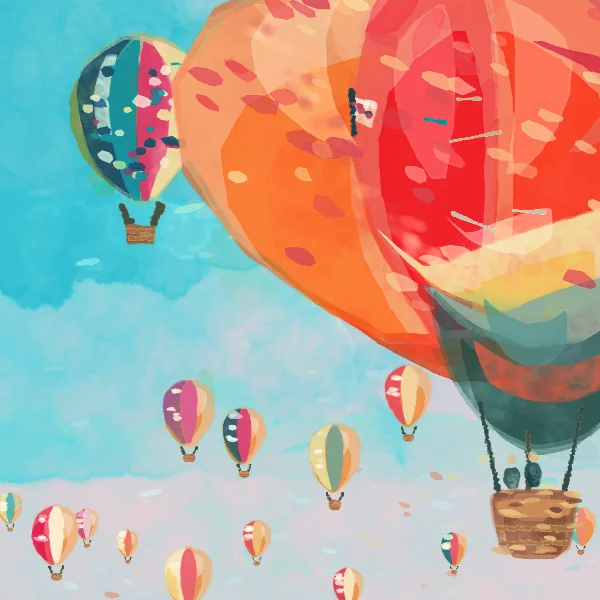
#> input picture draw/stills/balloons.webp, 600 x 600 px
$ python style_check.py ../../../draw/stills/balloons.webp
#> lines starting #> are read from the running program, lines starting #| are printed output that depends on the picture
#!/usr/bin/env python3
"""Measure a final frame (and optionally its plan) against the twelve originals.

The thresholds come from all twelve originals' final frames (600×600, same renderer):
colourfulness 8.9–24.8, mud ≤ 0.07, mean value 0.68–0.88, earth (brown/ochre) ≤ 0.015. Hue families range 1–6:
Sail is a quiet one-family seascape, so hue variety is advice, not a gate.
The earlier grey v3 examples scored colourfulness 5.7–6.4 and still fail.
Passing proves the colour/density register matches; it does not judge content.
"""
import argparse, colorsys, json, math, sys
from pathlib import Path
from PIL import Image

LIMITS = {'colorful': 8.0, 'huebins': 3, 'mud': 0.08, 'value': 0.65, 'earth': 0.05}
COLONY = {'leaves', 'marks', 'strands', 'glazes', 'flowers', 'pads', 'touches'}


def open_space(path, n=15):
    """留白: share of the picture that is calm (no edges, little variation) AND light — sky, water, paper.
    Twelve originals average 0.36 (koi, oranges and willow are full fields near 0; only Sail and Dusk pass 0.55)."""
    from PIL import ImageFilter
    im = Image.open(path).convert('L').resize((300, 300)); edges = im.filter(ImageFilter.FIND_EDGES)
    L = list(im.get_flattened_data() if hasattr(im, 'get_flattened_data') else im.getdata())
    E = list(edges.get_flattened_data() if hasattr(edges, 'get_flattened_data') else edges.getdata())
    c = 300 // n; cells = []
    for gy in range(n):
        for gx in range(n):
            idx = [(gy * c + y) * 300 + gx * c + x for y in range(0, c, 2) for x in range(0, c, 2)]
            vals = [L[i] for i in idx]; mean = sum(vals) / len(vals)
            sd = math.sqrt(sum((v - mean) ** 2 for v in vals) / len(vals)); em = sum(E[i] > 40 for i in idx) / len(idx)
            cells.append((mean, sd < 9 and em < .04))
    # Open space is the calm field that reaches the edge of the picture (sky, water, wall, paper):
    # a big flat subject sitting inside the picture is calm too, but it is not 留白.
    # Light enough to read as ground rather than mass (a dusk or rainy-night sky still counts).
    ok = [calm and mean >= 150 for mean, calm in cells]
    seen, stack = set(), [i for i in range(n * n) if ok[i] and (i < n or i >= n * (n - 1) or i % n in (0, n - 1))]
    while stack:
        i = stack.pop()
        if i in seen: continue
        seen.add(i); y, x = divmod(i, n)
        for j in ((i - n) if y else None, (i + n) if y < n - 1 else None, (i - 1) if x else None, (i + 1) if x < n - 1 else None):
            if j is not None and ok[j] and j not in seen: stack.append(j)
    return round(len(seen) / (n * n), 3)


def image_metrics(path):
#> called with path = '../../../draw/stills/balloons.webp'
    im = Image.open(path).convert('RGB').resize((120, 120))
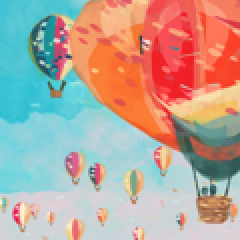
#> im: PIL image 120x120 RGB (shown 2 times larger); mean R, G, B 183.4, 165.4, 154.5
    px = list(im.get_flattened_data() if hasattr(im, 'get_flattened_data') else im.getdata())
#> px = 14400 items, first 6: (70, 194, 212), (67, 192, 209), (65, 193, 209), (68, 195, 211), (69, 196, 212), (69, 196, 211)
    n = len(px); value = mud = vivid = earth = 0; rg = []; yb = []; hist = [0] * 12
#> after `n = len(px)`: n = 14400
    for r, g, b in px:
        r, g, b = r / 255, g / 255, b / 255
        h, s, v = colorsys.rgb_to_hsv(r, g, b)
        value += v; mud += s < .12 and v < .75
        earth += .04 <= h <= .17 and .2 <= s <= .65 and v < .72   # brown / ochre / tan: absent from every original
        rg.append(r - g); yb.append(.5 * (r + g) - b)
        if s > .2:
            hist[int(h * 12) % 12] += 1; vivid += 1
#> this loop made 14400 passes
#> (r, g, b, h, s, v, value, mud) on passes 1 to 12: (0.275, 0.761, 0.831, 0.521, 0.67, 0.831, 0.831, 0), (0.263, 0.753, 0.82, 0.52, 0.679, 0.82, 1.65, 0), (0.255, 0.757, 0.82, 0.519, 0.689, 0.82, 2.47, 0), (0.267, 0.765, 0.827, 0.519, 0.678, 0.827, 3.3, 0), (0.271, 0.769, 0.831, 0.519, 0.675, 0.831, 4.13, 0), (0.271, 0.769, 0.827, 0.518, 0.673, 0.827, 4.96, 0), (0.286, 0.773, 0.824, 0.516, 0.652, 0.824, 5.78, 0), (0.298, 0.769, 0.824, 0.517, 0.638, 0.824, 6.6, 0), (0.298, 0.769, 0.827, 0.519, 0.64, 0.827, 7.43, 0), (0.306, 0.773, 0.835, 0.52, 0.634, 0.835, 8.27, 0), (0.314, 0.776, 0.835, 0.519, 0.624, 0.835, 9.1, 0), (0.314, 0.776, 0.835, 0.519, 0.624, 0.835, 9.94, 0)
    def stats(xs):
        mean = sum(xs) / len(xs)
        return math.sqrt(sum((x - mean) ** 2 for x in xs) / len(xs)), mean
    (srg, mrg), (syb, myb) = stats(rg), stats(yb)
    return {'colorful': round(100 * (math.hypot(srg, syb) + .3 * math.hypot(mrg, myb)), 2),
            'huebins': sum(1 for c in hist if c > max(1, .03 * vivid)),
            'mud': round(mud / n, 3), 'value': round(value / n, 3), 'earth': round(earth / n, 3), 'open': open_space(path)}
#> in open_space, `im = Image.open(path).convert('L').resize((300, 300))`:
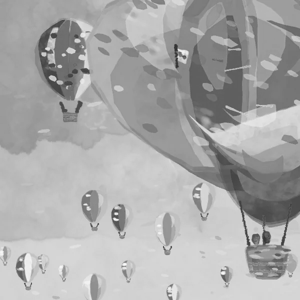
#> im: PIL image 300x300 L; min 48, max 251, mean 169.5
#> in open_space, `edges = im.filter(ImageFilter.FIND_EDGES)`:
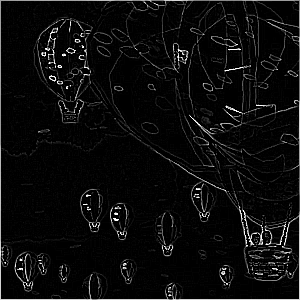
#> edges: PIL image 300x300 L; min 0, max 255, mean 12.5
#> the loop in open_space, `while stack:` made 69 passes


def _span(o):
    pts = o.get('points') or [[0, 0]]
    return max(max(p[0] for p in pts) - min(p[0] for p in pts), max(p[1] for p in pts) - min(p[1] for p in pts))


def plan_metrics(plan):
    ops = plan.get('strokes', [])
    colony = [o for o in ops if o.get('type') in COLONY]
    return {'version': plan.get('version'), 'colony_ops': len(colony),
            'colony_marks': sum(len(o.get('at', [])) or o.get('count', 0) for o in colony),
            # only LARGE shapes count: small features (eyes, lips, windows) are not the flat-vector problem
            'shape_share': round(sum(o.get('type') == 'shape' and _span(o) > .1 for o in ops) / max(1, len(ops)), 2),
            'glazes': sum(o.get('count', 0) for o in ops if o.get('type') == 'glazes')}


def check(image, plan=None):
    m = image_metrics(image); out = {'image': m, 'checks': {}}
    c = out['checks']
    c['colorful'] = m['colorful'] >= LIMITS['colorful']
    out['advice'] = [] if m['huebins'] >= LIMITS['huebins'] else ['huebins']
    if m['open'] > .5: out['advice'].append('open')
    c['mud'] = m['mud'] <= LIMITS['mud']
    c['value'] = m['value'] >= LIMITS['value']
    c['earth'] = m['earth'] <= LIMITS['earth']
    if plan is not None:
        p = plan_metrics(plan); out['plan'] = p
        c['plan_version'] = p['version'] == 4
        c['colonies'] = p['colony_ops'] >= 3 and p['colony_marks'] >= 150
        c['not_all_shapes'] = p['shape_share'] <= .55
        if p['glazes'] > 24: out['advice'].append('glazes')
        if sum(o.get('count', 0) for o in plan.get('strokes', []) if o.get('type') == 'touches') > 8: out['advice'].append('touches')
    out['pass'] = all(c.values())
    return out


HINTS = {
    'colorful': '颜色太灰：brief 的 colours 换成这个题材本来更鲜明的颜色（compose 会提亮），不要选灰褐。',
    'huebins': '色相太单一：至少三个色相家族——底色洗、植物/结构、强调色、暖高光各占一份。',
    'mud': '有脏灰暗块：大面积深色改成 foliage 深色小块或半透明洗，不用灰色不透明剪影。',
    'value': '整体太暗：原作纸色和高明度洗色占大头，深色只在框景和接触暗部。',
    'earth': '土色太多（褐、赭、土黄）：原作一个都没有。木头、头发、大衣也挑干净的颜色（焦糖、赭红、杏色），暗部用深绿、深靛。',
    'plan_version': 'plan 要由 compose.py 生成。',
    'colonies': '画面太单薄：原作靠几十上百个同类小笔触成片（花、叶、穗、水光、雪）。按题材加它的母题：草（plant grass）、水纹（water ripples）、叶与花（plant shrub/stems）、布纹（cloth pattern），或 free 里的 marks。',
    'touches': '亮点太多：原作一幅只有 3–5 个，而且只在水面倒影或湿亮表面上；到处撒会像脏点。',
    'glazes': '透明长釉线太多：原作一幅最多十来道（柳岸 7 道），几十道叠在一起会变成一摞直条；减到 24 以内，换成 marks/strands/arcs。',
    'open': '画面太空：原作的主体是一大片，撑满大半幅、常常跑出画边，母题成百重复（花丛、叶团、水光、稻穗）。把主体放大、铺开、让它出画；只有命题本身讲空旷（孤帆、冰湖、高远的天）才保留大片留白。',
    'not_all_shapes': 'shape 太多：主体用几块干净平涂，其余交给群落、线和光。',
}

if __name__ == '__main__':
    p = argparse.ArgumentParser(description=__doc__)
    p.add_argument('image'); p.add_argument('--plan')
    a = p.parse_args()
    result = check(a.image, json.loads(Path(a.plan).read_text()) if a.plan else None)
    print(json.dumps(result, ensure_ascii=False, indent=1))
#> (printed output is left out)
    for k, ok in result['checks'].items():
        if not ok: print('FIX', k, '—', HINTS[k])
#> this loop made 4 passes
#> k on passes 1 to 4: 'colorful', 'mud', 'value', 'earth'
    for k in result.get('advice', []): print('ADVICE', k, '—', HINTS[k] + ('（安静单色调的题材可以不改，如原作 Sail）' if k == 'huebins' else ''))
#> this loop made 0 passes
    print('STYLE PASS' if result['pass'] else 'STYLE FAIL')
#| STYLE PASS
    sys.exit(0 if result['pass'] else 1)
#> (the program exits here)

$ run again, on draw/stills/cafe.webp
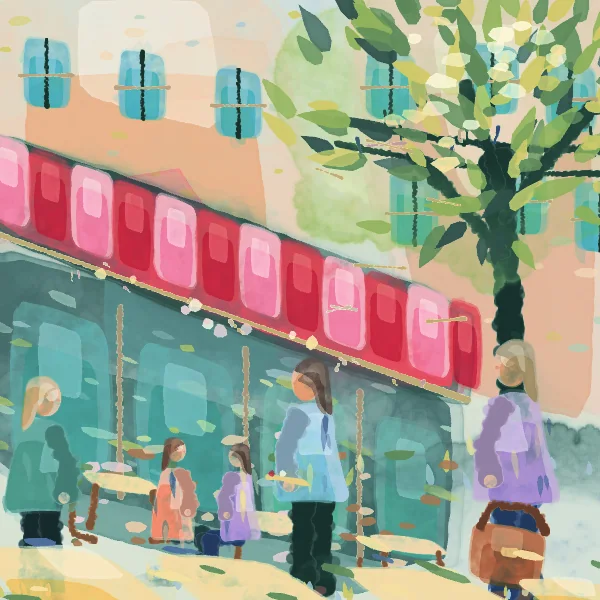
#> input picture draw/stills/cafe.webp, 600 x 600 px
#> px = 14400 items, first 6: (222, 218, 196), (226, 216, 196), (226, 216, 196), (225, 216, 196), (224, 216, 197), (221, 217, 200)
#> n = 14400
#> the loop in image_metrics, `for r, g, b in px:` made 14400 passes
#> (r, g, b, h, s, v, value) on passes 1 to 8: (0.871, 0.855, 0.769, 0.141, 0.117, 0.871, 0.871), (0.886, 0.847, 0.769, 0.111, 0.133, 0.886, 1.76), (0.886, 0.847, 0.769, 0.111, 0.133, 0.886, 2.64), (0.882, 0.847, 0.769, 0.115, 0.129, 0.882, 3.53), (0.878, 0.847, 0.773, 0.117, 0.121, 0.878, 4.4), (0.867, 0.851, 0.784, 0.135, 0.095, 0.867, 5.27), (0.867, 0.851, 0.784, 0.135, 0.095, 0.867, 6.14), (0.867, 0.851, 0.784, 0.135, 0.095, 0.867, 7)
#> in open_space, `im = Image.open(path).convert('L').resize((300, 300))`:
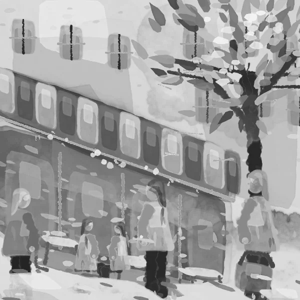
#> im: PIL image 300x300 L; min 29, max 245, mean 161.5
#> in open_space, `edges = im.filter(ImageFilter.FIND_EDGES)`:
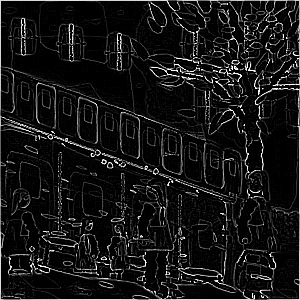
#> edges: PIL image 300x300 L; min 0, max 255, mean 22
#> the loop in open_space, `while stack:` made 4 passes
#> (printed output is left out)
#> the loop `for k, ok in result['checks'].items():` made 4 passes
#> k on passes 1 to 4: 'colorful', 'mud', 'value', 'earth'
#| STYLE PASS
